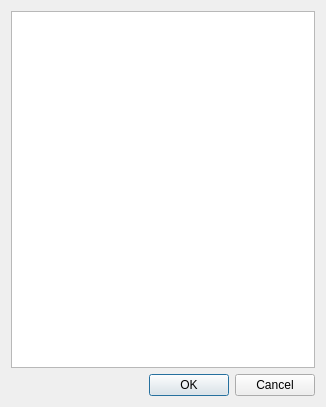
<?xml version="1.0" encoding="UTF-8"?>
<ui version="4.0">
 <class>CSelLanguage</class>
 <widget class="QDialog" name="CSelLanguage">
  <property name="geometry">
   <rect>
    <x>0</x>
    <y>0</y>
    <width>326</width>
    <height>407</height>
   </rect>
  </property>
  <property name="windowTitle">
   <string>Choose language</string>
  </property>
  <layout class="QVBoxLayout" name="verticalLayout_2">
   <item>
    <layout class="QVBoxLayout" name="verticalLayout">
     <item>
      <widget class="QListWidget" name="listWidget"/>
     </item>
     <item>
      <layout class="QHBoxLayout" name="horizontalLayout">
       <item>
        <spacer name="horizontalSpacer">
         <property name="orientation">
          <enum>Qt::Horizontal</enum>
         </property>
         <property name="sizeHint" stdset="0">
          <size>
           <width>40</width>
           <height>20</height>
          </size>
         </property>
        </spacer>
       </item>
       <item>
        <widget class="QPushButton" name="pushButton_2">
         <property name="text">
          <string>OK</string>
         </property>
         <property name="default">
          <bool>true</bool>
         </property>
        </widget>
       </item>
       <item>
        <widget class="QPushButton" name="pushButton">
         <property name="text">
          <string>Cancel</string>
         </property>
        </widget>
       </item>
      </layout>
     </item>
    </layout>
   </item>
  </layout>
 </widget>
 <resources/>
 <connections/>
</ui>
